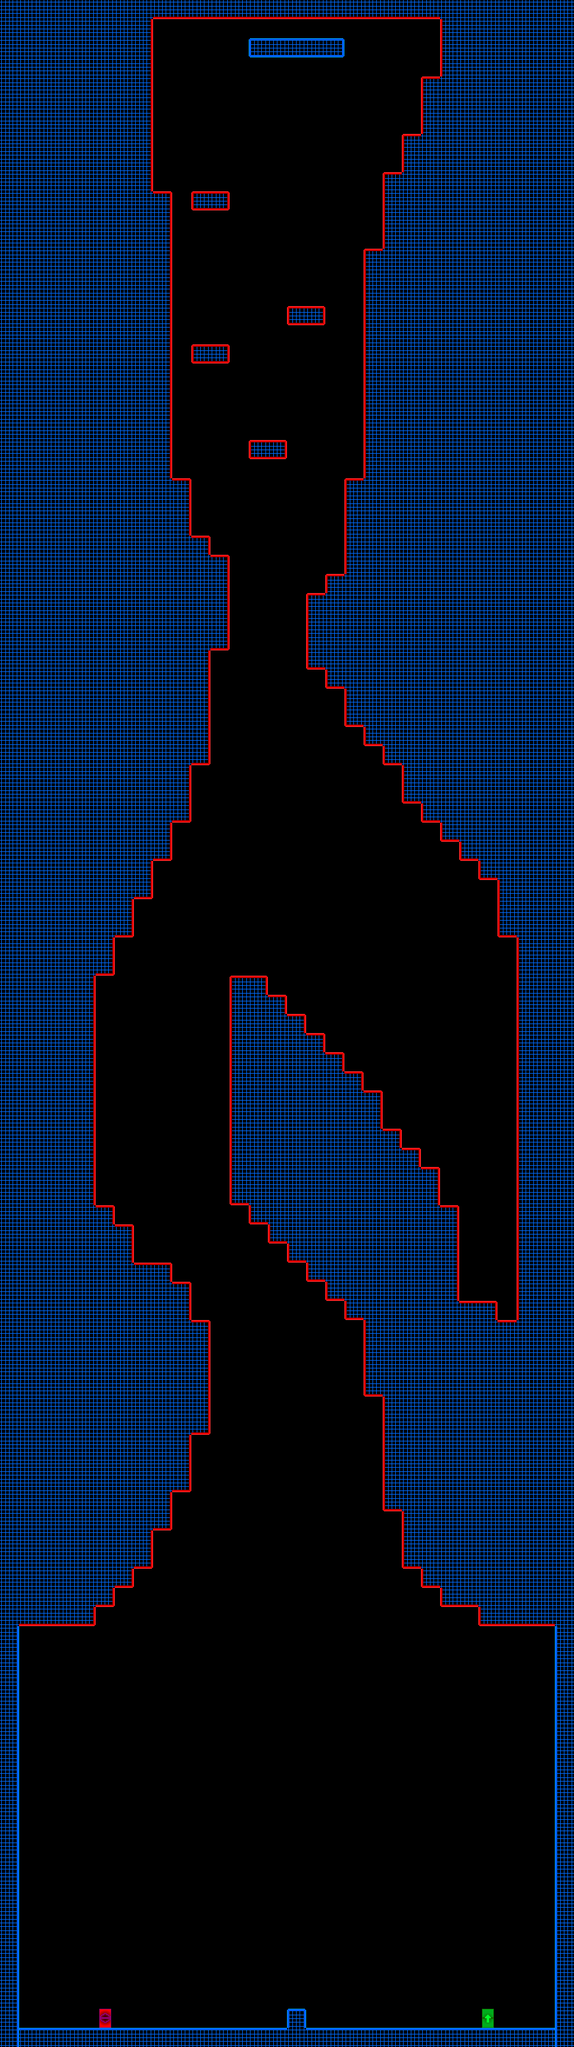

Below is a game level as drawn by its tile map, then a one-line description and the .tmx that defines it (tile-layer data replaced by summaries):
An orthogonal 30x107 tile map with 32x32 px tiles, 1 tile layer (Livello tile 1) and 82 objects.

<map version="1.0" orientation="orthogonal" renderorder="right-down" width="30" height="107" tilewidth="32" tileheight="32" nextobjectid="84">
 <tileset firstgid="1" name="TestTile" tilewidth="32" tileheight="32" tilecount="117">
  <image source="resources/tiles/TestTile.png" width="416" height="288" />
 </tileset>
 <layer name="Livello tile 1" width="30" height="107">
  <data>[3210 cells, 1735 non-empty, 22 distinct tile ids]</data>
 </layer>
 <objectgroup name="Triggers" visible="0">
  <object id="1" x="160" y="3360" width="32" height="32">
   <properties>
    <property name="playerEntrance" value="" />
   </properties>
  </object>
  <object id="2" x="800" y="3360" width="32" height="32">
   <properties>
    <property name="playerExit" value="" />
   </properties>
  </object>
  <object id="3" x="0" y="3392" width="480" height="32">
   <properties>
    <property name="blocker" value="t" />
   </properties>
  </object>
  <object id="4" x="480" y="3360" width="32" height="64">
   <properties>
    <property name="blocker" value="tlr" />
   </properties>
  </object>
  <object id="5" x="512" y="3392" width="448" height="32">
   <properties>
    <property name="blocker" value="t" />
   </properties>
  </object>
  <object id="6" x="0" y="2720" width="32" height="704">
   <properties>
    <property name="blocker" value="r" />
   </properties>
  </object>
  <object id="7" x="928" y="2720" width="32" height="704">
   <properties>
    <property name="blocker" value="l" />
   </properties>
  </object>
  <object id="8" x="416" y="64" width="160" height="32">
   <properties>
    <property name="blocker" value="tblr" />
   </properties>
  </object>
  <object id="9" x="320" y="320" width="64" height="32">
   <properties>
    <property name="deadly" value="tblr" />
   </properties>
  </object>
  <object id="10" x="480" y="512" width="64" height="32">
   <properties>
    <property name="deadly" value="tblr" />
   </properties>
  </object>
  <object id="11" x="416" y="736" width="64" height="32">
   <properties>
    <property name="deadly" value="tblr" />
   </properties>
  </object>
  <object id="12" x="256" y="0" width="480" height="32">
   <properties>
    <property name="deadly" value="b" />
   </properties>
  </object>
  <object id="13" x="224" y="32" width="32" height="288">
   <properties>
    <property name="deadly" value="r" />
   </properties>
  </object>
  <object id="14" x="256" y="320" width="32" height="480">
   <properties>
    <property name="deadly" value="rt" />
   </properties>
  </object>
  <object id="15" x="288" y="800" width="32" height="96">
   <properties>
    <property name="deadly" value="tr" />
   </properties>
  </object>
  <object id="16" x="320" y="896" width="32" height="32">
   <properties>
    <property name="deadly" value="tr" />
   </properties>
  </object>
  <object id="17" x="352" y="928" width="32" height="160">
   <properties>
    <property name="deadly" value="trb" />
   </properties>
  </object>
  <object id="18" x="320" y="1088" width="32" height="192">
   <properties>
    <property name="deadly" value="br" />
   </properties>
  </object>
  <object id="19" x="288" y="1280" width="32" height="96">
   <properties>
    <property name="deadly" value="br" />
   </properties>
  </object>
  <object id="20" x="256" y="1376" width="32" height="64">
   <properties>
    <property name="deadly" value="br" />
   </properties>
  </object>
  <object id="21" x="224" y="1440" width="32" height="64">
   <properties>
    <property name="deadly" value="br" />
   </properties>
  </object>
  <object id="22" x="192" y="1504" width="32" height="64">
   <properties>
    <property name="deadly" value="br" />
   </properties>
  </object>
  <object id="23" x="160" y="1568" width="32" height="64">
   <properties>
    <property name="deadly" value="br" />
   </properties>
  </object>
  <object id="24" x="128" y="1632" width="32" height="384">
   <properties>
    <property name="deadly" value="r" />
   </properties>
  </object>
  <object id="25" x="160" y="2016" width="32" height="32">
   <properties>
    <property name="deadly" value="tr" />
   </properties>
  </object>
  <object id="26" x="192" y="2048" width="32" height="64">
   <properties>
    <property name="deadly" value="tr" />
   </properties>
  </object>
  <object id="27" x="224" y="2112" width="64" height="32">
   <properties>
    <property name="deadly" value="tr" />
   </properties>
  </object>
  <object id="28" x="288" y="2144" width="32" height="64">
   <properties>
    <property name="deadly" value="tr" />
   </properties>
  </object>
  <object id="29" x="320" y="2208" width="32" height="192">
   <properties>
    <property name="deadly" value="trb" />
   </properties>
  </object>
  <object id="30" x="288" y="2400" width="32" height="96">
   <properties>
    <property name="deadly" value="br" />
   </properties>
  </object>
  <object id="31" x="256" y="2496" width="32" height="64">
   <properties>
    <property name="deadly" value="br" />
   </properties>
  </object>
  <object id="32" x="224" y="2560" width="32" height="64">
   <properties>
    <property name="deadly" value="br" />
   </properties>
  </object>
  <object id="34" x="192" y="2624" width="32" height="32">
   <properties>
    <property name="deadly" value="br" />
   </properties>
  </object>
  <object id="35" x="160" y="2656" width="32" height="32">
   <properties>
    <property name="deadly" value="br" />
   </properties>
  </object>
  <object id="36" x="32" y="2688" width="128" height="32">
   <properties>
    <property name="deadly" value="br" />
   </properties>
  </object>
  <object id="37" x="736" y="32" width="32" height="96">
   <properties>
    <property name="deadly" value="l" />
   </properties>
  </object>
  <object id="38" x="704" y="128" width="32" height="96">
   <properties>
    <property name="deadly" value="tl" />
   </properties>
  </object>
  <object id="39" x="672" y="224" width="32" height="64">
   <properties>
    <property name="deadly" value="tl" />
   </properties>
  </object>
  <object id="40" x="640" y="288" width="32" height="128">
   <properties>
    <property name="deadly" value="tl" />
   </properties>
  </object>
  <object id="41" x="608" y="416" width="32" height="384">
   <properties>
    <property name="deadly" value="tl" />
   </properties>
  </object>
  <object id="42" x="576" y="800" width="32" height="160">
   <properties>
    <property name="deadly" value="tl" />
   </properties>
  </object>
  <object id="43" x="544" y="960" width="32" height="32">
   <properties>
    <property name="deadly" value="tl" />
   </properties>
  </object>
  <object id="44" x="512" y="992" width="32" height="128">
   <properties>
    <property name="deadly" value="tlb" />
   </properties>
  </object>
  <object id="45" x="544" y="1120" width="32" height="32">
   <properties>
    <property name="deadly" value="bl" />
   </properties>
  </object>
  <object id="46" x="576" y="1152" width="32" height="64">
   <properties>
    <property name="deadly" value="bl" />
   </properties>
  </object>
  <object id="47" x="608" y="1216" width="32" height="32">
   <properties>
    <property name="deadly" value="bl" />
   </properties>
  </object>
  <object id="48" x="640" y="1248" width="32" height="32">
   <properties>
    <property name="deadly" value="bl" />
   </properties>
  </object>
  <object id="49" x="672" y="1280" width="32" height="64">
   <properties>
    <property name="deadly" value="bl" />
   </properties>
  </object>
  <object id="50" x="704" y="1344" width="32" height="32">
   <properties>
    <property name="deadly" value="bl" />
   </properties>
  </object>
  <object id="51" x="736" y="1376" width="32" height="32">
   <properties>
    <property name="deadly" value="bl" />
   </properties>
  </object>
  </objectgroup>
</map>
<!-- 32 of 82 objects omitted -->
